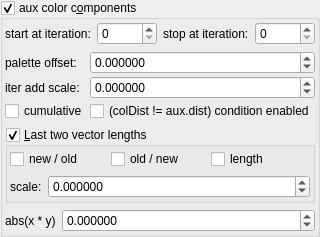
    <widget class="MyGroupBox" name="groupCheck_fold_color_aux_color_enabled_false">
     <property name="title">
      <string>aux color c&amp;omponents</string>
     </property>
     <property name="checkable">
      <bool>true</bool>
     </property>
     <layout class="QVBoxLayout" name="verticalLayout_15">
      <property name="leftMargin">
       <number>2</number>
      </property>
      <property name="topMargin">
       <number>2</number>
      </property>
      <property name="rightMargin">
       <number>2</number>
      </property>
      <property name="bottomMargin">
       <number>2</number>
      </property>
      <item>
       <layout class="QHBoxLayout" name="horizontalLayout_23" stretch="0,1,0,1">
        <item>
         <widget class="QLabel" name="label_104">
          <property name="text">
           <string>start at iteration:</string>
          </property>
         </widget>
        </item>
        <item>
         <widget class="MySpinBox" name="spinboxInt_fold_color_start_iterations_A">
          <property name="sizePolicy">
           <sizepolicy hsizetype="Minimum" vsizetype="Maximum">
            <horstretch>0</horstretch>
            <verstretch>0</verstretch>
           </sizepolicy>
          </property>
          <property name="minimum">
           <number>0</number>
          </property>
          <property name="maximum">
           <number>999</number>
          </property>
          <property name="value">
           <number>0</number>
          </property>
         </widget>
        </item>
        <item>
         <widget class="QLabel" name="label_75">
          <property name="text">
           <string>stop at iteration:</string>
          </property>
         </widget>
        </item>
        <item>
         <widget class="MySpinBox" name="spinboxInt_fold_color_stop_iterations_A">
          <property name="sizePolicy">
           <sizepolicy hsizetype="Preferred" vsizetype="Maximum">
            <horstretch>0</horstretch>
            <verstretch>0</verstretch>
           </sizepolicy>
          </property>
          <property name="maximum">
           <number>999</number>
          </property>
         </widget>
        </item>
       </layout>
      </item>
      <item>
       <layout class="QGridLayout" name="gridLayout_29" columnstretch="0,1">
        <property name="spacing">
         <number>2</number>
        </property>
        <item row="1" column="1">
         <widget class="MyDoubleSpinBox" name="spinbox_fold_color_difs0">
          <property name="sizePolicy">
           <sizepolicy hsizetype="Minimum" vsizetype="Maximum">
            <horstretch>0</horstretch>
            <verstretch>0</verstretch>
           </sizepolicy>
          </property>
          <property name="prefix">
           <string/>
          </property>
          <property name="suffix">
           <string/>
          </property>
          <property name="decimals">
           <number>6</number>
          </property>
          <property name="minimum">
           <double>-99.998999999999995</double>
          </property>
          <property name="maximum">
           <double>99.998999999999995</double>
          </property>
          <property name="singleStep">
           <double>0.100000000000000</double>
          </property>
         </widget>
        </item>
        <item row="0" column="0">
         <widget class="QLabel" name="label_20">
          <property name="text">
           <string>palette offset:</string>
          </property>
         </widget>
        </item>
        <item row="1" column="0">
         <widget class="QLabel" name="label_17">
          <property name="text">
           <string>iter add scale:</string>
          </property>
         </widget>
        </item>
        <item row="2" column="0">
         <widget class="MyCheckBox" name="checkBox_fold_color_aux_color_enabledB_false">
          <property name="text">
           <string notr="true">cumulative</string>
          </property>
         </widget>
        </item>
        <item row="2" column="1">
         <widget class="MyCheckBox" name="checkBox_fold_color_aux_color_enabledA">
          <property name="text">
           <string notr="true">(colDist != aux.dist) condition enabled</string>
          </property>
         </widget>
        </item>
        <item row="0" column="1">
         <widget class="MyDoubleSpinBox" name="spinbox4_fold_color_difs_0000_w">
          <property name="sizePolicy">
           <sizepolicy hsizetype="Minimum" vsizetype="Maximum">
            <horstretch>0</horstretch>
            <verstretch>0</verstretch>
           </sizepolicy>
          </property>
          <property name="prefix">
           <string/>
          </property>
          <property name="suffix">
           <string/>
          </property>
          <property name="decimals">
           <number>6</number>
          </property>
          <property name="minimum">
           <double>-100.000000000000000</double>
          </property>
          <property name="maximum">
           <double>100.000000000000000</double>
          </property>
          <property name="singleStep">
           <double>0.100000000000000</double>
          </property>
         </widget>
        </item>
       </layout>
      </item>
      <item>
       <widget class="MyGroupBox" name="groupCheck_transf_function_enabledP_false">
        <property name="font">
         <font>
          <weight>50</weight>
          <bold>false</bold>
         </font>
        </property>
        <property name="title">
         <string>&amp;Last two vector lengths</string>
        </property>
        <property name="checkable">
         <bool>true</bool>
        </property>
        <layout class="QVBoxLayout" name="verticalLayout_5">
         <property name="leftMargin">
          <number>2</number>
         </property>
         <property name="topMargin">
          <number>2</number>
         </property>
         <property name="rightMargin">
          <number>2</number>
         </property>
         <property name="bottomMargin">
          <number>2</number>
         </property>
         <item>
          <layout class="QGridLayout" name="gridLayout_10" columnstretch="0,0,0">
           <property name="spacing">
            <number>2</number>
           </property>
           <item row="0" column="1">
            <widget class="MyCheckBox" name="checkBox_transf_function_enabledBy_false">
             <property name="enabled">
              <bool>true</bool>
             </property>
             <property name="text">
              <string>old / new</string>
             </property>
            </widget>
           </item>
           <item row="0" column="0">
            <widget class="MyCheckBox" name="checkBox_transf_function_enabledBw_false">
             <property name="enabled">
              <bool>true</bool>
             </property>
             <property name="text">
              <string>new / old</string>
             </property>
            </widget>
           </item>
           <item row="0" column="2">
            <widget class="MyCheckBox" name="checkBox_transf_function_enabledBz_false">
             <property name="enabled">
              <bool>true</bool>
             </property>
             <property name="text">
              <string>length</string>
             </property>
            </widget>
           </item>
          </layout>
         </item>
         <item>
          <layout class="QHBoxLayout" name="horizontalLayout_24" stretch="0,1">
           <item>
            <widget class="QLabel" name="label_105">
             <property name="text">
              <string>scale:</string>
             </property>
            </widget>
           </item>
           <item>
            <widget class="MyDoubleSpinBox" name="spinbox_fold_color_difs1">
             <property name="sizePolicy">
              <sizepolicy hsizetype="Minimum" vsizetype="Maximum">
               <horstretch>0</horstretch>
               <verstretch>0</verstretch>
              </sizepolicy>
             </property>
             <property name="prefix">
              <string/>
             </property>
             <property name="decimals">
              <number>6</number>
             </property>
             <property name="minimum">
              <double>-99.989999999999995</double>
             </property>
             <property name="singleStep">
              <double>0.100000000000000</double>
             </property>
            </widget>
           </item>
          </layout>
         </item>
        </layout>
       </widget>
      </item>
      <item>
       <layout class="QHBoxLayout" name="horizontalLayout_25" stretch="0,1">
        <item>
         <widget class="QLabel" name="label_106">
          <property name="text">
           <string>abs(x * y)</string>
          </property>
         </widget>
        </item>
        <item>
         <widget class="MyDoubleSpinBox" name="spinbox4_fold_color_difs_0000_z">
          <property name="sizePolicy">
           <sizepolicy hsizetype="Minimum" vsizetype="Maximum">
            <horstretch>0</horstretch>
            <verstretch>0</verstretch>
           </sizepolicy>
          </property>
          <property name="prefix">
           <string/>
          </property>
          <property name="suffix">
           <string/>
          </property>
          <property name="decimals">
           <number>6</number>
          </property>
          <property name="minimum">
           <double>-100.000000000000000</double>
          </property>
          <property name="maximum">
           <double>100.000000000000000</double>
          </property>
          <property name="singleStep">
           <double>0.100000000000000</double>
          </property>
         </widget>
        </item>
       </layout>
      </item>
     </layout>
    </widget>
